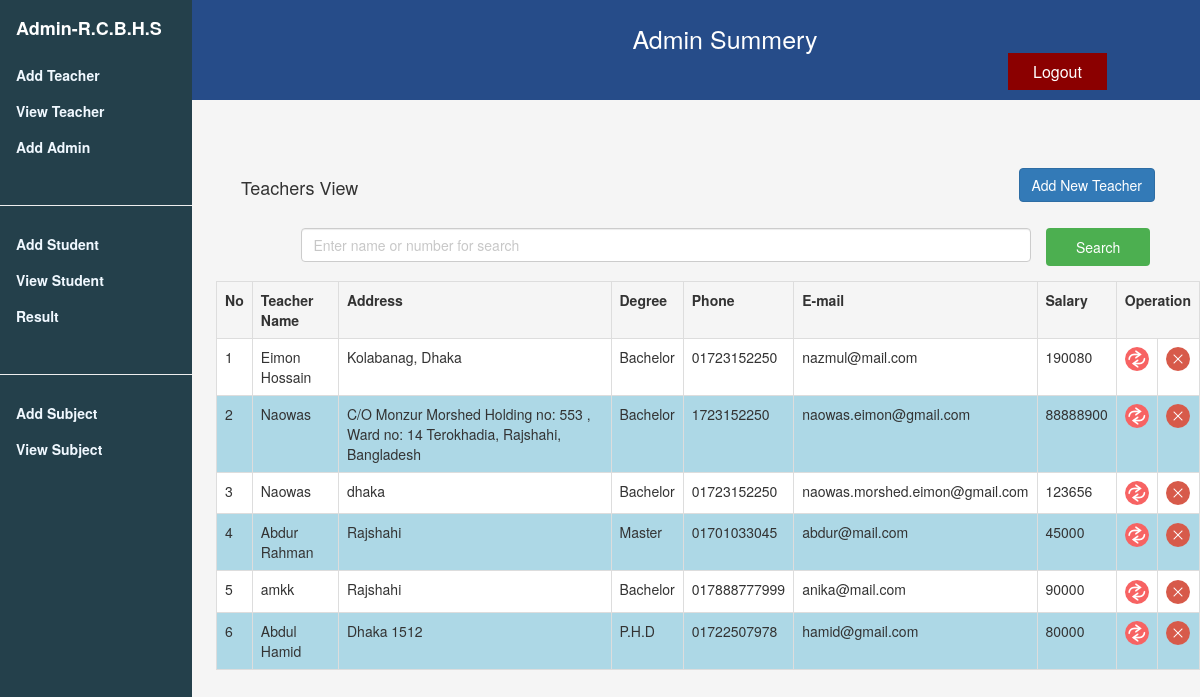
Page /role/admin/view-teacher.php on the committed database.
### tables this page shows
CREATE TABLE `teacher_tbl` (
  `teacher_id` int(10) UNSIGNED NOT NULL,
  `f_name` varchar(30) NOT NULL,
  `l_name` varchar(30) NOT NULL,
  `gender` char(10) NOT NULL,
  `dob` date NOT NULL,
  `address` varchar(100) NOT NULL,
  `degree` varchar(50) NOT NULL,
  `salary` float NOT NULL,
  `married` char(10) NOT NULL,
  `phone` varchar(50) NOT NULL,
  `email` varchar(50) NOT NULL
);

### role/admin/view-teacher.php (the view, shortened to what this page needs)
<?php
$con =mysqli_connect("localhost","root","","sms_db") or die (mysqli_error());
?>
<!DOCTYPE html>
<html>
<head>
<link rel="stylesheet" href="../../assets/css/w3.css">
<link rel="stylesheet" href="../../assets/css/style-main.css">
<link rel="stylesheet" href="../../assets/css/bootstrap-v3.3.css">
<link rel="stylesheet" href="../../assets/css/font-awesome/css/all.css">
<link rel="stylesheet" href="../../assets/css/style-info.css">
</head>
<body>
<div class="w3-sidebar w3-light-grey w3-bar-block" style="width:16% ;top: 0">
  <a style="color:white" href="admin.php"><h4 class="w3-bar-item"><strong>Admin-R.C.B.H.S</strong></h4></a>
  <a href="add-teacher.php" class="w3-bar-item w3-button"> Add Teacher</a>
  <a href="view-teacher.php" class="w3-bar-item w3-button">View Teacher</a>
  <a href="../admin/admin-reg.php" class="w3-bar-item w3-button"> Add Admin</a>
  <hr>
  <a href="add-student.php" class="w3-bar-item w3-button">Add Student</a>
  <a href="view-student.php" class="w3-bar-item w3-button">View Student</a>
  <a href="result_entry.php" class="w3-bar-item w3-button">Result</a>
  <hr>
  <a href="add-subject.php" class="w3-bar-item w3-button">Add Subject</a>
  <a href="view-subject.php" class="w3-bar-item w3-button">View Subject</a>
</div>
<div class="header">
   <h4>Admin Summery <a href="../../role.php" class="button">Logout</a></h4>
</div>>
<div id="main-page" style=margin-left:18%>
 <div class="col-md-12 entry-head margin-20b">
        <a href=""></a><h4 class="left">Teachers View</h4>
        <a class="btn btn-primary right" href="add-teacher.php">Add New Teacher</a>
    </div>
    <form role="form" data-toggle="validator" method="post" class="form-horizontal">
        <div class="form-group">
            <div class="col-md-9 col-md-offset-1 col-xs-9 col-sm-10">
                <input type="text" class="form-control" name="searchtxt" Placeholder="Enter name or number for search" autocomplete="off"/></div>
            <input type="submit" name="btnsearch" value="Search" class="btn btn-info"/>
        </div>
    </form>
<div class="table-responsive">
    <table class="table table-bordered">
        <tr>
            <th>No</th>
            <th>Teacher Name</th>
            <th>Address</th>
            <th>Degree</th>
            <th>Phone</th>
            <th>E-mail</th>
            <th>Salary</th>
            <th colspan="2">Operation</th>
        </tr>
         <?php
		 $key="";
	if($key !=""){
		$query="SElECT * FROM teacher_tbl WHERE f_name  like '%$key%' or phone like '%$key%' or l_name like '%$key%' or email like '%$key%'";
		$sql_sel=mysqli_query($con,$query);
	}
	else
	{
        $query="SELECT * FROM teacher_tbl";
		$sql_sel=mysqli_query($con,$query);
	}
    $i=0;
    while($row=mysqli_fetch_array($sql_sel)){
    $i++;
    $color=($i%2==0)?"lightblue":"white";
    ?>
      <tr bgcolor="<?php echo $color?>">
            <td><?php echo $i;?></td>
            <td><?php echo $row['f_name']."    ".$row['l_name'];?></td>
            <td><?php echo $row['address'];?></td>
            <td><?php echo $row['degree'];?></td>
            <td><?php echo $row['phone'];?></td>
            <td><?php echo $row['email'];?></td>
            <td><?php echo $row['salary'];?></td>
           <td><a href="edit.php?edit_id=<?php echo $row['teacher_id'];?>" title="Update"><img src="../../assets/images/update.png" /></a></td>
            <td><a href="?view-teacher&opr=del&rs_id=<?php echo $row['teacher_id'];?>" title="Delete"><img src="../../assets/images/delete.png" /></a></td>
        </tr>
    <?php
    }
    ?>
    </table>
</div>
</body>

### assets/css/w3.css (style rules this page uses)
html { box-sizing:border-box }
*,*:before,*:after { box-sizing:inherit }
html { -ms-text-size-adjust:100%;-webkit-text-size-adjust:100% }
body { margin:0 }
a { background-color:transparent;-webkit-text-decoration-skip:objects }
img { border-style:none }
hr { box-sizing:content-box;height:0;overflow:visible }
button,input,select,textarea { font:inherit;margin:0 }
button,input { overflow:visible }
button,html [type=button],[type=reset],[type=submit] { -webkit-appearance:button }
html,body { font-family:Verdana,sans-serif;font-size:15px;line-height:1.5 }
html { overflow-x:hidden }
h4 { font-size:20px }
h1,h2,h3,h4,h5,h6 { font-family:"Segoe UI",Arial,sans-serif;font-weight:400;margin:10px 0 }
hr { border:0;border-top:1px solid #eee;margin:20px 0 }
img { vertical-align:middle }
a { color:inherit }
.w3-btn,.w3-button { border:none;display:inline-block;padding:8px 16px;vertical-align:middle;overflow:hidden;text-decoration:none;color:inherit;background-color:inherit;text-align:center;cursor:pointer;white-space:nowrap }
.w3-btn,.w3-button { -webkit-touch-callout:none;-webkit-user-select:none;-khtml-user-select:none;-moz-user-select:none;-ms-user-select:none;user-select:none }
.w3-sidebar { height:100%;width:200px;background-color:#fff;position:fixed!important;z-index:1;overflow:auto }
.w3-bar-block .w3-bar-item { width:100%;display:block;padding:8px 16px;text-align:left;border:none;white-space:normal;float:none;outline:0 }
.w3-light-grey,.w3-hover-light-grey:hover,.w3-light-gray,.w3-hover-light-gray:hover { color:#000!important;background-color:#f1f1f1!important }

### assets/css/style-main.css (style rules this page uses)
.header { overflow: hidden; background-color:#264c89; padding-left:250px; padding-top:15px; position:inherit; width:100%; text-color:white; }
.header h4 { float:none; color: white; text-align: center; text-decoration: none; font-size: 25px; }
#main-page { margin-top:4%; background-color:transparent; }
.w3-sidebar { font-weight: bold; background-color: #24404b !important; color: aliceblue !important; }
.button { background-color:darkred; border: none; color: white; padding: 10px 25px; margin-left: 70%; text-align: center; text-decoration: none; display: inline-block; font-size: 16px; cursor: pointer; }

### assets/css/style-info.css (style rules this page uses)
body { background-color: whitesmoke; }
.left { float: left; margin-left: 10px; }
.right { float: right; margin-right: 30px; }
.margin-20b { margin-bottom: 20px; }
.entry-head { overflow: hidden; }
* { box-sizing: border-box; }
input[type=text], select, textarea { width: 100%; padding: 12px; border: 1px solid #ccc; border-radius: 4px; resize: vertical; }
input[type=submit] { background-color: #4CAF50; color: white; padding: 9px 30px; border: none; border-radius: 4px; cursor: pointer; float: inherit; }

### rows in the picture
teacher_tbl: f_name "Eimon", l_name "Hossain", address "Kolabanag, Dhaka", degree "Bachelor", phone "01723152250", email "nazmul@mail.com", salary "190080"
teacher_tbl: f_name "Naowas", address "C/O Monzur Morshed Holding no: 553 , Ward no: 14 Terokhadia, Rajshahi, Bangladesh", degree "Bachelor", phone "1723152250", email "naowas.eimon@gmail.com", salary "88888900"
teacher_tbl: f_name "Naowas", address "dhaka", degree "Bachelor", phone "01723152250", email "naowas.morshed.eimon@gmail.com", salary "123656"
teacher_tbl: f_name "Abdur", l_name "Rahman", address "Rajshahi", degree "Master", phone "01701033045", email "abdur@mail.com", salary "45000"
teacher_tbl: f_name "amkk", address "Rajshahi", degree "Bachelor", phone "017888777999", email "anika@mail.com", salary "90000"
teacher_tbl: f_name "Abdul", l_name "Hamid", address "Dhaka 1512", degree "P.H.D", phone "01722507978", email "hamid@gmail.com", salary "80000"
